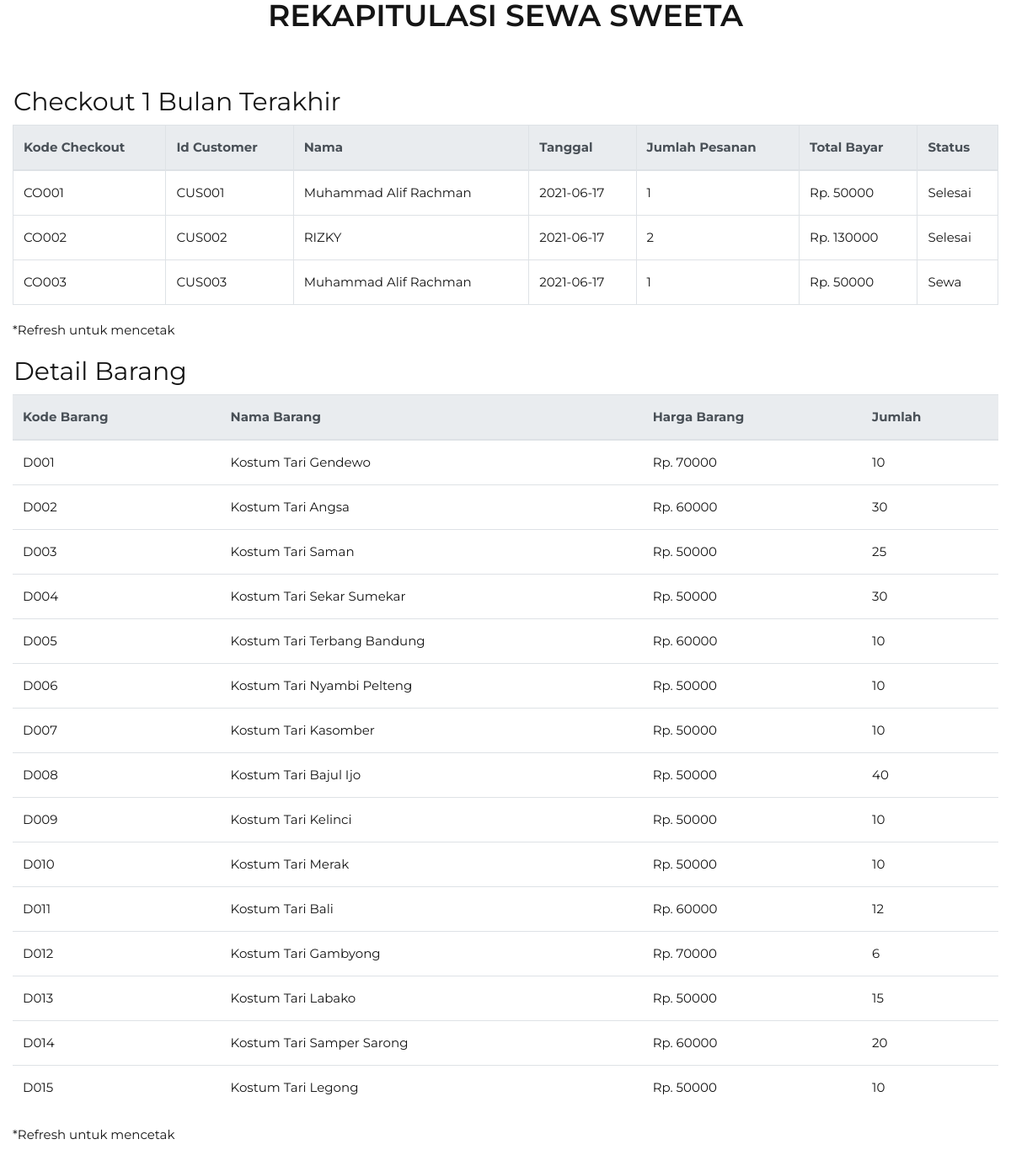
Screenshot of /rekapitulasi.php with the database file from the repository.
### tables this page shows
CREATE TABLE `detail_checkout` (
  `kd_detail` int(20) NOT NULL,
  `kd_checkout` varchar(15) NOT NULL,
  `kd_barang` varchar(10) NOT NULL,
  `jumlah` int(11) NOT NULL
);

CREATE TABLE `checkout` (
  `kd_checkout` varchar(15) NOT NULL,
  `id_customer` varchar(15) NOT NULL,
  `tanggal` date NOT NULL,
  `jumlah_pesanan` int(10) NOT NULL,
  `total_harga` int(20) NOT NULL,
  `payment` varchar(10) NOT NULL,
  `status` tinyint(1) NOT NULL
);

CREATE TABLE `customer` (
  `id_customer` varchar(15) NOT NULL,
  `no_ktp` varchar(20) NOT NULL,
  `nama` varchar(30) NOT NULL,
  `email` varchar(30) NOT NULL,
  `no_telp` varchar(15) NOT NULL,
  `alamat` text NOT NULL,
  `provinsi` varchar(20) NOT NULL,
  `kota/kabupaten` varchar(20) NOT NULL,
  `kecamatan/kelurahan` varchar(30) NOT NULL,
  `kode_pos` int(11) NOT NULL
);

CREATE TABLE `barang` (
  `kd_barang` varchar(10) NOT NULL,
  `foto` varchar(20) NOT NULL,
  `foto_besar` varchar(20) NOT NULL,
  `nama_barang` varchar(30) NOT NULL,
  `harga_barang` int(11) NOT NULL,
  `deskripsi_barang` text NOT NULL,
  `jumlah_barang` int(11) NOT NULL
);

### rekapitulasi.php (the view, shortened to what this page needs)
<!doctype html>
<html class="no-js" lang="zxx">
<head>
    <link rel="stylesheet" href="assets/css/vendor/bootstrap.min.css">
    <link rel="stylesheet" href="assets/css/vendor/iconfont.min.css">
    <link rel="stylesheet" href="assets/css/vendor/helper.css">
    <link rel="stylesheet" href="assets/css/plugins/plugins.css">
    <link rel="stylesheet" href="assets/css/style.css">
</head>
<body>
    <?php
require 'connect.php';
?>
    <div id="main-wrapper">
        <div class="section-title text-center mb-15">
            <h2>REKAPITULASI SEWA SWEETA</h2>
        </div>
        <div
            class="product-section section pt-70 pt-lg-50 pt-md-40 pt-sm-30 pt-xs-20 pb-55 pb-lg-35 pb-md-25 pb-sm-15 pb-xs-5">
            <div class="container">
                <div class="row">
                    <div class="col">
                    </div>
                </div>
                <div class="tab-content">
                    <table>
                        <tr>
                            <td>
                                <h2>Checkout 1 Bulan Terakhir</h2>
                            </td>
                            <td>
                            </td>
                            <td>
                            </td>
                        </tr>
                    </table>
                    <table class="table table-bordered">
                        <thead class="thead-light">
                            <tr>
                                <th>Kode Checkout</th>
                                <th>Id Customer</th>
                                <th>Nama</th>
                                <th>Tanggal</th>
                                <th>Jumlah Pesanan</th>
                                <th>Total Bayar</th>
                                <th>Status</th>
                            </tr>
                        </thead>
                        <tbody>
                            <?php
                                $select = mysqli_query($con,"SELECT * FROM detail_checkout dc INNER JOIN checkout c ON dc.kd_checkout = c.kd_checkout INNER JOIN customer cs ON cs.id_customer = c.id_customer INNER JOIN barang b on b.kd_barang = dc.kd_barang GROUP BY dc.kd_checkout");
                                while ($data = mysqli_fetch_array($select)) {
                                ?>
                            <tr>
                                <td><?php echo$data['kd_checkout']?></td>
                                <td><?php echo$data['id_customer']?> </td>
                                <td><?php echo$data['nama']?></td>
                                <td><?php echo$data['tanggal']?></td>
                                <td><?php echo$data['jumlah_pesanan']?> </td>
                                <td>Rp. <?php echo$data['total_harga']?></td>
                                <td><?php if ($data['status'] == true) {
                                                           echo "Selesai";
                                                        }else {
                                                            echo "Sewa";
                                                        }
                                                        ?></td>
                            </tr>
                            <?php } ?>
                        </tbody>
                    </table>
                </div>
                <p>*Refresh untuk mencetak</p>
                <div style="page-break-before:always;">
                    <table>
                        <tr>
                            <td>
                                <h2>Detail Barang</h2>
                            </td>
                        </tr>
                    </table>
                    <div class="tab-content">
                        <table class="table">
                            <thead class="thead-light">
                                <tr>
                                    <th>Kode Barang</th>
                                    <th>Nama Barang</th>
                                    <th>Harga Barang</th>
                                    <th>Jumlah</th>
                                </tr>
                            </thead>
                            <tbody>
                                <?php
$select2 = mysqli_query($con,"SELECT * FROM barang");
while ($data2 = mysqli_fetch_array($select2)) {
?>
                                <tr>
                                    <td><?php echo$data2['kd_barang']?></td>
                                    <td><?php echo$data2['nama_barang']?></td>
                                    <td>Rp. <?php echo$data2['harga_barang']?></td>
                                    <td><?php echo$data2['jumlah_barang']?></td>
                                </tr>
                                <?php } ?>
                            </tbody>
                        </table>
                        <p>*Refresh untuk mencetak</p>
                    </div>
                </div>
            </div>
        </div>
    </div>
</body>
</html>

### rows the page displays
detail_checkout: kd_checkout.kd_checkout "CO001", customer.id_customer "CUS001", customer.nama "Muhammad Alif Rachman", kd_checkout.tanggal "2021-06-17", kd_checkout.jumlah_pesanan "1", kd_checkout.total_harga "50000", shows "Selesai"
detail_checkout: kd_checkout.kd_checkout "CO002", customer.id_customer "CUS002", customer.nama "RIZKY", kd_checkout.tanggal "2021-06-17", kd_checkout.jumlah_pesanan "2", kd_checkout.total_harga "130000", shows "Selesai"
detail_checkout: kd_checkout.kd_checkout "CO003", customer.id_customer "CUS003", customer.nama "Muhammad Alif Rachman", kd_checkout.tanggal "2021-06-17", kd_checkout.jumlah_pesanan "1", kd_checkout.total_harga "50000", shows "Sewa"
barang: kd_barang "D001", nama_barang "Kostum Tari Gendewo", harga_barang "70000", jumlah_barang "10"
barang: kd_barang "D002", nama_barang "Kostum Tari Angsa", harga_barang "60000", jumlah_barang "30"
barang: kd_barang "D003", nama_barang "Kostum Tari Saman", harga_barang "50000", jumlah_barang "25"
barang: kd_barang "D004", nama_barang "Kostum Tari Sekar Sumekar", harga_barang "50000", jumlah_barang "30"
barang: kd_barang "D005", nama_barang "Kostum Tari Terbang Bandung", harga_barang "60000", jumlah_barang "10"
barang: kd_barang "D006", nama_barang "Kostum Tari Nyambi Pelteng", harga_barang "50000", jumlah_barang "10"
barang: kd_barang "D007", nama_barang "Kostum Tari Kasomber", harga_barang "50000", jumlah_barang "10"
barang: kd_barang "D008", nama_barang "Kostum Tari Bajul Ijo", harga_barang "50000", jumlah_barang "40"
barang: kd_barang "D009", nama_barang "Kostum Tari Kelinci", harga_barang "50000", jumlah_barang "10"
barang: kd_barang "D010", nama_barang "Kostum Tari Merak", harga_barang "50000", jumlah_barang "10"
barang: kd_barang "D011", nama_barang "Kostum Tari Bali", harga_barang "60000", jumlah_barang "12"
barang: kd_barang "D012", nama_barang "Kostum Tari Gambyong", harga_barang "70000", jumlah_barang "6"
barang: kd_barang "D013", nama_barang "Kostum Tari Labako", harga_barang "50000", jumlah_barang "15"
barang: kd_barang "D014", nama_barang "Kostum Tari Samper Sarong", harga_barang "60000", jumlah_barang "20"
barang: kd_barang "D015", nama_barang "Kostum Tari Legong", harga_barang "50000", jumlah_barang "10"
